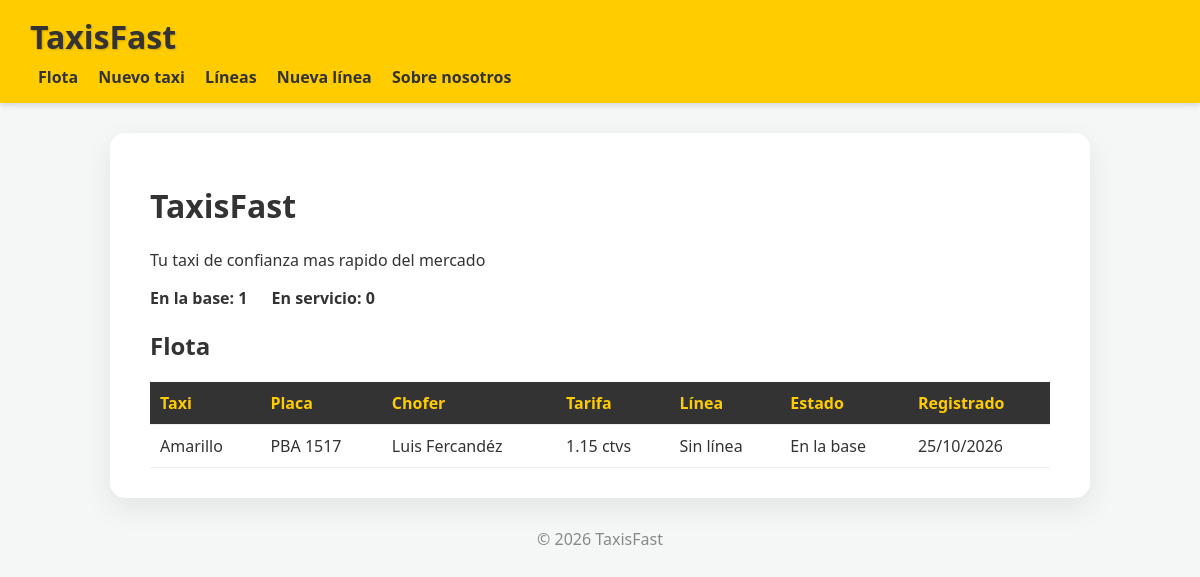
The app's page /taxis/ with its own data.
### taxis/models.py (models this page shows, shortened)
class TaxisFast(models.Model):
    class Estado(models.TextChoices):
        EN_BASE = "EN_BASE", "En la base"
        EN_SERVICIO = "EN_SERVICIO", "En servicio"
        FUERA_DE_SERVICIO = "FUERA_DE_SERVICIO", "Fuera de servicio"
    linea = models.ForeignKey(
        Linea,
        on_delete=models.SET_NULL,
        null=True,
        blank=True,
        related_name="taxis",
    )
    taxi = models.CharField(max_length=100)
    taxi_placa = models.TextField(blank=True)
    taxi_fecha = models.DateTimeField(auto_now_add=True)
    taxi_chofer = models.TextField(blank=True)
    taxi_tarifa = models.TextField(blank=True)
    estado = models.CharField(
        max_length=20,
        choices=Estado.choices,
        default=Estado.EN_BASE,
    )

### taxis/views.py (the view)
# urls.py: path("", views.taxi_lista, name="home"),
def taxi_lista(request):
    contexto = {
        "titulo": "TaxisFast",
        "mensaje": "Tu taxi de confianza mas rapido del mercado",
        "taxis": TaxisFast.objects.select_related("linea").order_by("-taxi_fecha"),
        "total_en_base": TaxisFast.objects.filter(estado=TaxisFast.Estado.EN_BASE).count(),
        "total_en_servicio": TaxisFast.objects.filter(estado=TaxisFast.Estado.EN_SERVICIO).count(),
    }
    return render(request, "taxis/home.html", contexto)

### templates/taxis/home.html
{% extends "base.html" %}
{% block content %}
<h1>{{ titulo }}</h1>
<p>{{ mensaje }}</p>
<div class="resumen">
    <span>En la base: {{ total_en_base }}</span>
    <span>En servicio: {{ total_en_servicio }}</span>
</div>
<h2>Flota</h2>
<table>
    <thead>
        <tr>
            <th>Taxi</th>
            <th>Placa</th>
            <th>Chofer</th>
            <th>Tarifa</th>
            <th>Línea</th>
            <th>Estado</th>
            <th>Registrado</th>
        </tr>
    </thead>
    <tbody>
        {% for taxi in taxis %}
            <tr>
                <td>{{ taxi.taxi }}</td>
                <td>{{ taxi.taxi_placa|default:"—" }}</td>
                <td>{{ taxi.taxi_chofer|default:"—" }}</td>
                <td>{{ taxi.taxi_tarifa|default:"—" }}</td>
                <td>{{ taxi.linea|default:"Sin línea" }}</td>
                <td>{{ taxi.get_estado_display }}</td>
                <td>{{ taxi.taxi_fecha|date:"d/m/Y" }}</td>
            </tr>
        {% empty %}
            <tr>
                <td colspan="7">No hay taxis registrados aún.</td>
            </tr>
        {% endfor %}
    </tbody>
</table>
{% endblock %}

### templates/base.html (shortened to what this page needs)
<!DOCTYPE html>
<html lang="es">
<head>
</head>
<body>
    <header>
        <h1>TaxisFast</h1>
        <nav>
            <a href="{% url 'taxis:home' %}">Flota</a>
            <a href="{% url 'taxis:taxi_create' %}">Nuevo taxi</a>
            <a href="{% url 'taxis:lineas_lista' %}">Líneas</a>
            <a href="{% url 'taxis:linea_create' %}">Nueva línea</a>
            <a href="{% url 'taxis:sobre_nosotros' %}">Sobre nosotros</a>
        </nav>
    </header>
    <main>
        {% block content %}
        {% endblock %}
    </main>
    <footer>
        <p>&copy; 2026 TaxisFast</p>
    </footer>
</body>
</html>

### templates/base.html (style rules this page uses)
body { font-family: 'Segoe UI', Tahoma, Geneva, Verdana, sans-serif; background-color: #f4f7f6; color: #333; margin: 0; }
header { background-color: #ffcc00; padding: 15px 30px; box-shadow: 0 2px 6px rgba(0,0,0,0.15); }
header h1 { margin: 0 0 8px 0; text-shadow: 1px 1px 2px rgba(0,0,0,0.2); }
nav a { color: #333; text-decoration: none; font-weight: bold; padding: 4px 8px; border-radius: 6px; }
main { max-width: 900px; margin: 30px auto; background: #fff; padding: 30px 40px; border-radius: 15px; box-shadow: 0 10px 30px rgba(0,0,0,0.08); }
table { width: 100%; border-collapse: collapse; margin-top: 15px; }
th, td { padding: 10px; border-bottom: 1px solid #eee; text-align: left; }
th { background-color: #333; color: #ffcc00; }
.resumen span { display: inline-block; margin-right: 20px; font-weight: bold; }
footer { text-align: center; color: #888; padding-bottom: 20px; }

### records on screen
TaxisFast: taxi "Amarillo", taxi_placa "PBA 1517", taxi_chofer "Luis Fercandéz", taxi_tarifa "1.15 ctvs", linea "Sin línea", estado "En la base", taxi_fecha "25/10/2026"

### other values on screen
{{ titulo }} "TaxisFast"
{{ mensaje }} "Tu taxi de confianza mas rapido del mercado"
{{ total_en_base }} "1"
{{ total_en_servicio }} "0"
